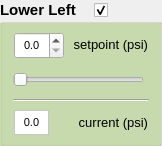
   <widget class="QGroupBox" name="groupBox_all">
    <property name="geometry">
     <rect>
      <x>266</x>
      <y>249</y>
      <width>162</width>
      <height>146</height>
     </rect>
    </property>
    <property name="sizePolicy">
     <sizepolicy hsizetype="Fixed" vsizetype="Fixed">
      <horstretch>0</horstretch>
      <verstretch>0</verstretch>
     </sizepolicy>
    </property>
    <property name="font">
     <font>
      <pointsize>11</pointsize>
      <weight>75</weight>
      <bold>true</bold>
     </font>
    </property>
    <property name="title">
     <string>Lower Left</string>
    </property>
    <widget class="QFrame" name="frame_all">
     <property name="geometry">
      <rect>
       <x>4</x>
       <y>24</y>
       <width>154</width>
       <height>120</height>
      </rect>
     </property>
     <property name="sizePolicy">
      <sizepolicy hsizetype="Fixed" vsizetype="Fixed">
       <horstretch>0</horstretch>
       <verstretch>0</verstretch>
      </sizepolicy>
     </property>
     <property name="font">
      <font>
       <pointsize>8</pointsize>
       <weight>50</weight>
       <bold>false</bold>
      </font>
     </property>
     <property name="frameShape">
      <enum>QFrame::NoFrame</enum>
     </property>
     <property name="frameShadow">
      <enum>QFrame::Raised</enum>
     </property>
     <property name="lineWidth">
      <number>1</number>
     </property>
     <widget class="QSlider" name="horizontalSlider_all">
      <property name="geometry">
       <rect>
        <x>9</x>
        <y>41</y>
        <width>131</width>
        <height>29</height>
       </rect>
      </property>
      <property name="sizePolicy">
       <sizepolicy hsizetype="Preferred" vsizetype="Preferred">
        <horstretch>0</horstretch>
        <verstretch>0</verstretch>
       </sizepolicy>
      </property>
      <property name="styleSheet">
       <string notr="true">selection-background-color: rgb(119, 172, 48);
selection-background-color: rgb(0, 170, 0);</string>
      </property>
      <property name="maximum">
       <number>100</number>
      </property>
      <property name="singleStep">
       <number>0</number>
      </property>
      <property name="orientation">
       <enum>Qt::Horizontal</enum>
      </property>
      <property name="tickPosition">
       <enum>QSlider::NoTicks</enum>
      </property>
     </widget>
     <widget class="Line" name="line_6">
      <property name="geometry">
       <rect>
        <x>9</x>
        <y>68</y>
        <width>136</width>
        <height>16</height>
       </rect>
      </property>
      <property name="sizePolicy">
       <sizepolicy hsizetype="Preferred" vsizetype="Preferred">
        <horstretch>0</horstretch>
        <verstretch>0</verstretch>
       </sizepolicy>
      </property>
      <property name="orientation">
       <enum>Qt::Horizontal</enum>
      </property>
     </widget>
     <widget class="QLabel" name="label_22">
      <property name="geometry">
       <rect>
        <x>66</x>
        <y>12</y>
        <width>78</width>
        <height>16</height>
       </rect>
      </property>
      <property name="sizePolicy">
       <sizepolicy hsizetype="Preferred" vsizetype="Preferred">
        <horstretch>0</horstretch>
        <verstretch>0</verstretch>
       </sizepolicy>
      </property>
      <property name="font">
       <font>
        <pointsize>10</pointsize>
       </font>
      </property>
      <property name="text">
       <string>setpoint (psi)</string>
      </property>
      <property name="alignment">
       <set>Qt::AlignRight|Qt::AlignTrailing|Qt::AlignVCenter</set>
      </property>
     </widget>
     <widget class="QDoubleSpinBox" name="doubleSpinBox_all">
      <property name="geometry">
       <rect>
        <x>10</x>
        <y>8</y>
        <width>50</width>
        <height>27</height>
       </rect>
      </property>
      <property name="sizePolicy">
       <sizepolicy hsizetype="Preferred" vsizetype="Preferred">
        <horstretch>0</horstretch>
        <verstretch>0</verstretch>
       </sizepolicy>
      </property>
      <property name="maximumSize">
       <size>
        <width>50</width>
        <height>16777215</height>
       </size>
      </property>
      <property name="alignment">
       <set>Qt::AlignCenter</set>
      </property>
      <property name="decimals">
       <number>1</number>
      </property>
      <property name="maximum">
       <double>5.000000000000000</double>
      </property>
      <property name="singleStep">
       <double>0.100000000000000</double>
      </property>
     </widget>
     <widget class="QLabel" name="label_23">
      <property name="geometry">
       <rect>
        <x>72</x>
        <y>90</y>
        <width>72</width>
        <height>16</height>
       </rect>
      </property>
      <property name="sizePolicy">
       <sizepolicy hsizetype="Preferred" vsizetype="Preferred">
        <horstretch>0</horstretch>
        <verstretch>0</verstretch>
       </sizepolicy>
      </property>
      <property name="font">
       <font>
        <pointsize>10</pointsize>
       </font>
      </property>
      <property name="text">
       <string>current (psi)</string>
      </property>
      <property name="alignment">
       <set>Qt::AlignRight|Qt::AlignTrailing|Qt::AlignVCenter</set>
      </property>
     </widget>
     <widget class="QLabel" name="label_all">
      <property name="enabled">
       <bool>true</bool>
      </property>
      <property name="geometry">
       <rect>
        <x>10</x>
        <y>86</y>
        <width>35</width>
        <height>25</height>
       </rect>
      </property>
      <property name="sizePolicy">
       <sizepolicy hsizetype="Preferred" vsizetype="Preferred">
        <horstretch>0</horstretch>
        <verstretch>0</verstretch>
       </sizepolicy>
      </property>
      <property name="minimumSize">
       <size>
        <width>0</width>
        <height>25</height>
       </size>
      </property>
      <property name="autoFillBackground">
       <bool>false</bool>
      </property>
      <property name="styleSheet">
       <string notr="true">background-color: rgb(255, 255, 255);
border-color: rgb(196, 193, 189);</string>
      </property>
      <property name="frameShape">
       <enum>QFrame::StyledPanel</enum>
      </property>
      <property name="text">
       <string>0.0</string>
      </property>
      <property name="alignment">
       <set>Qt::AlignCenter</set>
      </property>
     </widget>
    </widget>
    <widget class="QCheckBox" name="checkBox_all">
     <property name="geometry">
      <rect>
       <x>94</x>
       <y>0</y>
       <width>20</width>
       <height>21</height>
      </rect>
     </property>
     <property name="sizePolicy">
      <sizepolicy hsizetype="Preferred" vsizetype="Preferred">
       <horstretch>0</horstretch>
       <verstretch>0</verstretch>
      </sizepolicy>
     </property>
     <property name="text">
      <string/>
     </property>
     <property name="checked">
      <bool>true</bool>
     </property>
    </widget>
    <widget class="QLabel" name="label_alr_color_4">
     <property name="geometry">
      <rect>
       <x>0</x>
       <y>23</y>
       <width>161</width>
       <height>131</height>
      </rect>
     </property>
     <property name="styleSheet">
      <string notr="true">background-color: rgba(119, 172, 48, 100);
background-color: rgb(173, 206, 130, 150);</string>
     </property>
     <property name="text">
      <string/>
     </property>
    </widget>
    <zorder>label_alr_color_4</zorder>
    <zorder>frame_all</zorder>
    <zorder>checkBox_all</zorder>
   </widget>
